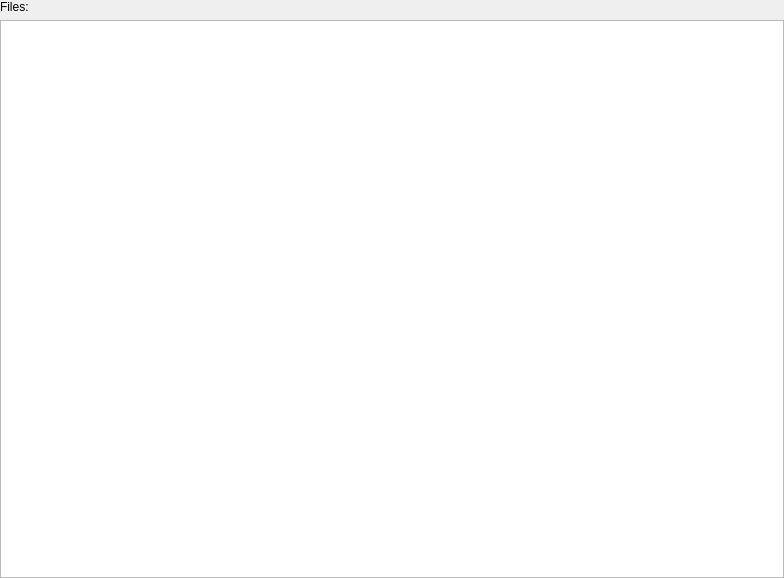
<?xml version="1.0" encoding="UTF-8"?>
<ui version="4.0">
 <class>AudioFileSelector</class>
 <widget class="QWidget" name="AudioFileSelector">
  <property name="geometry">
   <rect>
    <x>0</x>
    <y>0</y>
    <width>784</width>
    <height>578</height>
   </rect>
  </property>
  <property name="windowTitle">
   <string>Form</string>
  </property>
  <layout class="QGridLayout" name="gridLayout">
   <property name="leftMargin">
    <number>0</number>
   </property>
   <property name="topMargin">
    <number>0</number>
   </property>
   <property name="rightMargin">
    <number>0</number>
   </property>
   <property name="bottomMargin">
    <number>0</number>
   </property>
   <item row="0" column="0">
    <widget class="QLabel" name="label_files">
     <property name="text">
      <string>Files:</string>
     </property>
    </widget>
   </item>
   <item row="1" column="0">
    <widget class="QListView" name="listView_audio_files"/>
   </item>
  </layout>
 </widget>
 <resources/>
 <connections/>
</ui>
